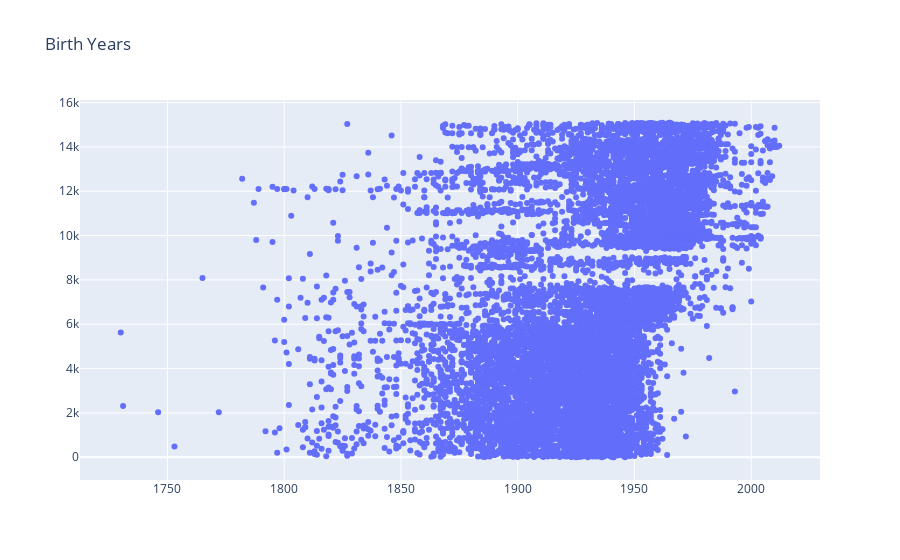

Notebook code cell kept with this figure:
### Code cell
fig = go.Figure(data=go.Scatter(
                x=df['Birth Year'],
                hovertext=df['Name'],
                mode='markers'), layout=go.Layout(
        title=go.layout.Title(text="Birth Years")))
fig.show()

### Figure 1 — Plotly figure (JSON) as saved in the notebook; plotly's stock layout.template omitted (floating-point values rounded to 4 significant figures; data arrays with more than 128 entries replaced by an {"elided": "..."} marker saying what was removed)
{"data": [{"hovertext": {"elided": "15091 str values"}, "mode": "markers", "type": "scatter", "x": {"elided": "15091 int values"}}], "layout": {"title": {"text": "Birth Years"}}}
